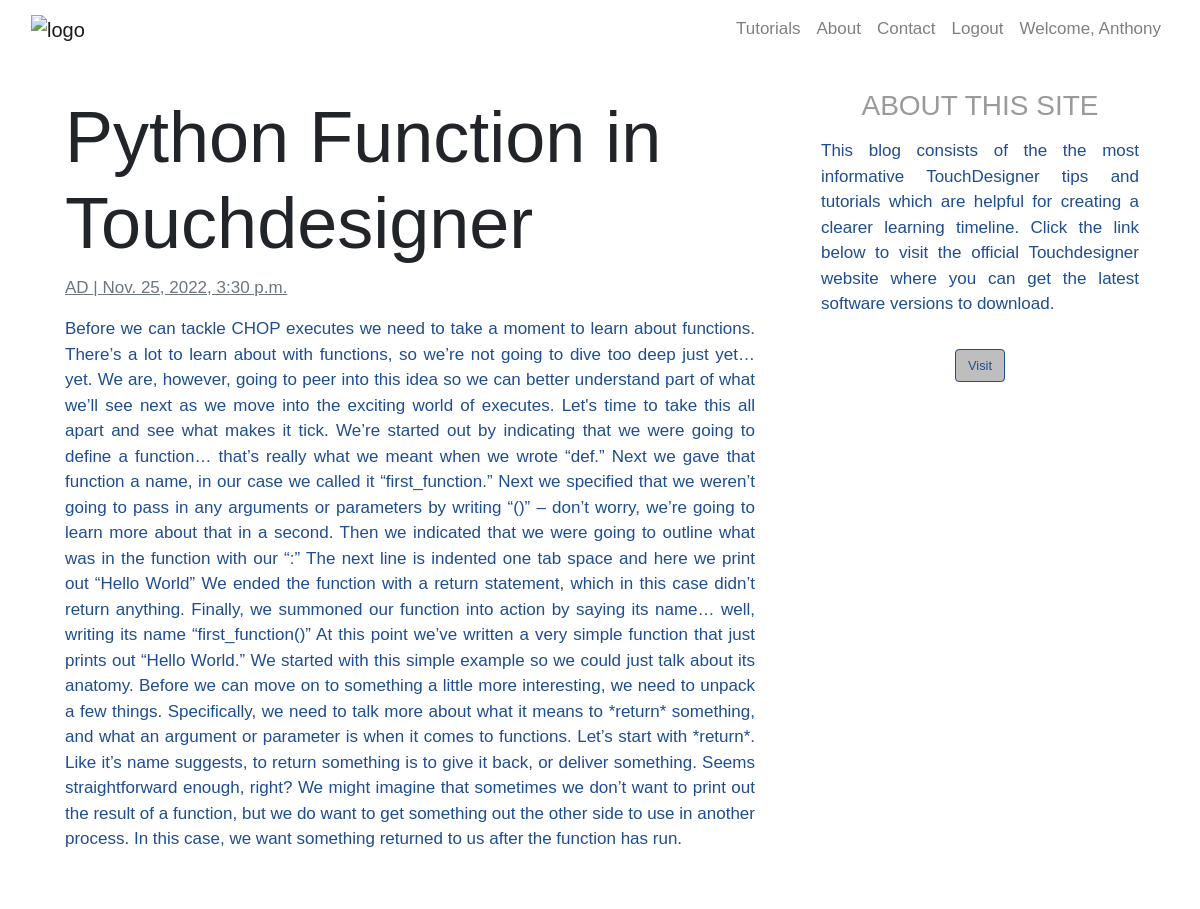
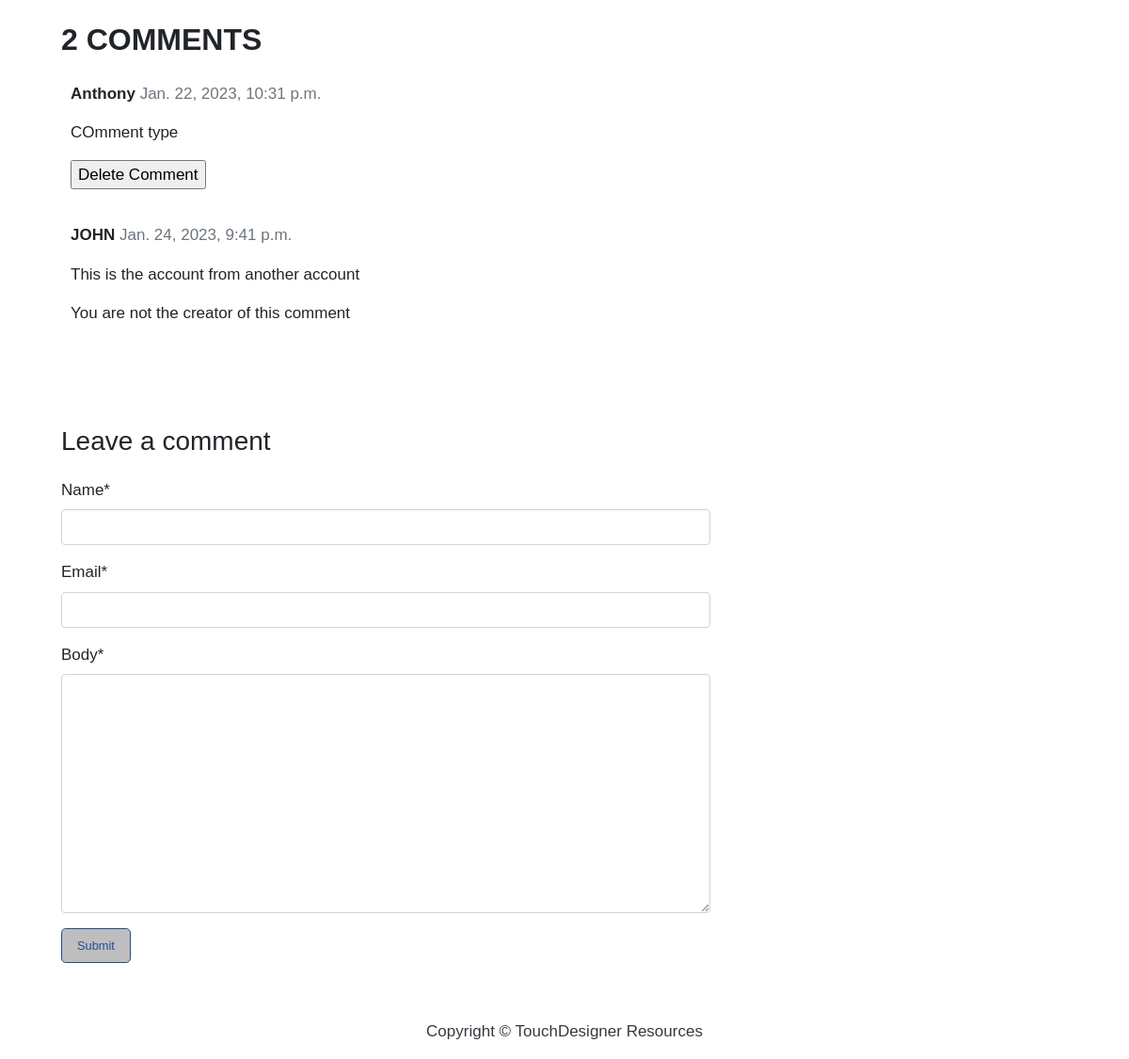
The app's page /python-function-in-touchdesigner/ (signed in) with its own data (2 pictures, top to bottom).
### blog/models.py (models this page shows, shortened)
class Post(models.Model):
    title = models.CharField(max_length=200, unique=True)
    slug = models.SlugField(max_length=200, unique=True)
    author = models.ForeignKey(User, on_delete= models.CASCADE,related_name='blog_posts')
    updated_on = models.DateTimeField(auto_now= True)
    content = models.TextField()
    created_on = models.DateTimeField(auto_now_add=True)
    status = models.IntegerField(choices=STATUS, default=0)
    image = models.ImageField(upload_to='images/')
    class Meta:
        ordering = ['-created_on']

class Comment(models.Model):
    post = models.ForeignKey(Post,on_delete=models.CASCADE,related_name='comments')
    name = models.CharField(max_length=80)
    email = models.EmailField()
    body = models.TextField()
    created_on = models.DateTimeField(auto_now_add=True)
    active = models.BooleanField(default=True)
    class Meta:
        ordering = ['created_on']

### blog/views.py (the view, shortened to what this page needs)
# urls.py: path('<slug:slug>/', views.PostDetailView.as_view(), name='post_detail')
class PostDetailView(View):
    template_name = 'post_detail.html'
    def get(self, request, slug):
        post = get_object_or_404(Post, slug=slug)
        comments = post.comments.filter(active=True)
        comment_form = CommentForm()
        return render(request, self.template_name, {'post': post, 'comments': comments, 'comment_form': comment_form})

### blog/forms.py
class CommentForm(forms.ModelForm):
    class Meta:
        model = Comment
        fields = ('name', 'email', 'body')

### templates/post_detail.html (shortened to what this page needs)
{% extends 'base.html' %} {% block content %}
{% load crispy_forms_tags %}
<div class="container">
  <div class="row">
    <div class="col-md-8 card mb-4  mt-3 left  top">
      <div class="card-body">
        <h1 class="h1-transformation">{% block title %} {{ post.title }} {% endblock title %}</h1>
        <p class="text-muted underline">{{ post.author }} | {{ post.created_on }}</p>
        <p class="card-text ">{{ post.content | safe }}</p>
      </div>
    </div>
    {% block sidebar %} {% include 'sidebar.html' %} {% endblock sidebar %}
    <div class="col-md-8 card mb-4  mt-3 ">
      <div class="card-body">
        {% with comments.count as total_comments %}
        <h2>{{ total_comments }} comments</h2>
          {% endwith %} {% for comment in comments %}
        <div class="comments" style="padding: 10px;">
          <p class="font-weight-bold">
            {{ comment.name }}
            <span class=" text-muted font-weight-normal">
              {{ comment.created_on }}
            </span>
          </p>
          {{ comment.body | linebreaks }}
          <div>
            {% if user.is_authenticated %}
                {% if comment.name == user.username %}
                    <form method="POST" action="{% url 'delete_comment' %}">
                        <input type="submit" value="Delete Comment">
                    </form>
                {% else %}
                    <p>You are not the creator of this comment</p>
                {% endif %}
            {% endif %}
        </div>
        </div>
        {% endfor %}
      </div>
    </div>
    <div class="col-md-8 card mb-4  mt-3 ">
      <div class="card-body">
        {% if new_comment %}
        <div class="alert alert-success" role="alert">
          Your comment is awaiting moderation
        </div>
        {% else %}
        <h3>Leave a comment</h3>
        <form method="post" style="margin-top: 1.3em;">
          {{ comment_form | crispy }}
          <button type="submit" class="btn btn-primary  btn-lg">Submit</button>
        </form>
        {% endif %}
      </div>
    </div>
  </div>
</div>
{% endblock content %}

### templates/base.html (shortened to what this page needs)
{% load static %}
<!DOCTYPE html>
<html>
  <head>
    <link
      rel="stylesheet"
      href="https://maxcdn.bootstrapcdn.com/bootstrap/4.0.0/css/bootstrap.min.css"
    />
    <link rel="stylesheet" href="{% static 'blog/css/style.css' %}" />
  </head>
  <body>
    <nav class="navbar navbar-expand-lg navbar-light" style="background-color: white;" id="mainNav">
      <div class="container-fluid">
        <a class="navbar-brand" href="{% url 'home' %}" ><img src="https://medias.mutek.org/mutek/TouchDesigner_black-01.png" alt="logo" style="max-width:180px"> </a>
        <div class="collapse navbar-collapse" id="navbarResponsive">
          <ul class="navbar-nav ml-auto">
            <li class="nav-item text-black">
              <a
                class="nav-link text-black"
                href="{% url 'tutorials' %}"
                >Tutorials</a
              >
            </li>
            <li class="nav-item text-black">
              <a
                class="nav-link text-black"
                href="{% url 'about' %}"
                >About</a
              >
            </li>
            <li class="nav-item text-black">
              <a
                class="nav-link text-black"
                href="{% url 'contact' %}"
                >Contact</a
              >
            </li>
            {% if user.is_authenticated %}
            <li class="nav-item">
              <a class="nav-link" href="{% url 'logout' %}">Logout</a>
            </li>
            <li class="nav-item">
              <a class="nav-link" href="#">Welcome, {{user.username}}</a>
            </li>
            {% else %}
            <li class="nav-item">
              <a class="nav-link" href="{% url 'login' %}">Login</a>
            </li>
            {% endif %}
          </ul>
        </div>
      </div>
    </nav>
            {% block content %}{% endblock content %}
    <footer class="py-3 bg-grey">
              <p class="m-0 text-dark text-center ">Copyright &copy; TouchDesigner Resources</p>
    </footer>
  </body>
</html>

### blog/static/blog/css/style.css (style rules this page uses)
body { font-family: 'Mona-Sans', sans-serif; font-size: 17px; background-color: #fff; }
.card-body h2 { font-family: 'Fakt Pro', sans-serif; text-transform: uppercase; font-weight: bold; margin-bottom: 0; }
.card { border: none; }
.card-text { color: #1f4d8f; text-align: justify; }
.btn { font-size: 0.8rem; color: #1f4d8f; border: solid 1px #1f4d8f; background-color: rgb(190, 190, 190); }
.h1-transformation { font-size: 4.5rem; }
.underline { text-decoration: underline; }

### records on screen
Post: title "Python Function in Touchdesigner", author "AD", created_on "Nov. 25, 2022, 3:30 p.m.", content "Before we can tackle CHOP executes we need to take a moment to learn about functions. There’s a lot to learn about with functions, so we’re not going to dive too deep just yet… yet. We are, however, going to peer into this idea so we can better understand part of what we’ll see next as we move into the exciting world of executes. Let's time to take this all apart and see what makes it tick. We’re started out by indicating that we were going to define a function… that’s really what we meant when we wrote “def.” Next we gave that function a name, in our case we called it “first_function.” Next we specified that we weren’t going to pass in any arguments or parameters by writing “()” – don’t…"
Comment: name "Anthony", created_on "Jan. 22, 2023, 10:31 p.m.", body "COmment type"
Comment: name "JOHN", created_on "Jan. 24, 2023, 9:41 p.m.", body "This is the account from another account", shows "You are not the creator of this comment"

### other values on screen
{{ user.username }} "Anthony"
{{ total_comments }} "2"
